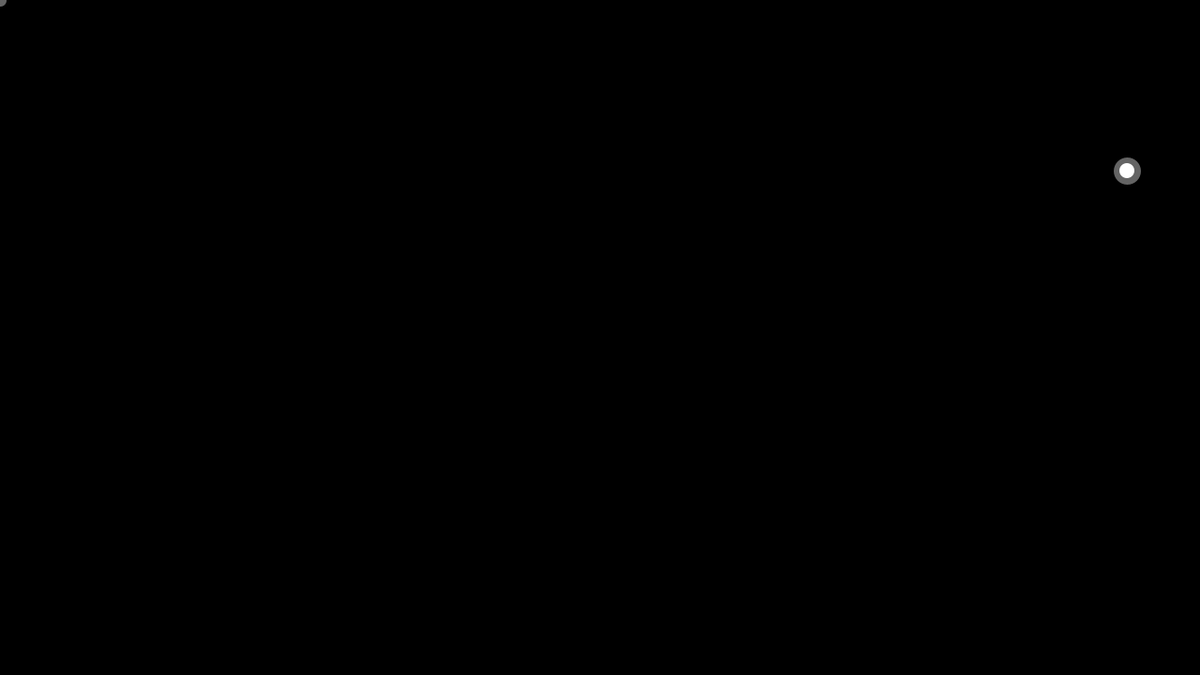
Frame 1 (no input)
Frame 60 (the mouse pressed at the canvas centre just before this capture): identical to frame 1, image omitted
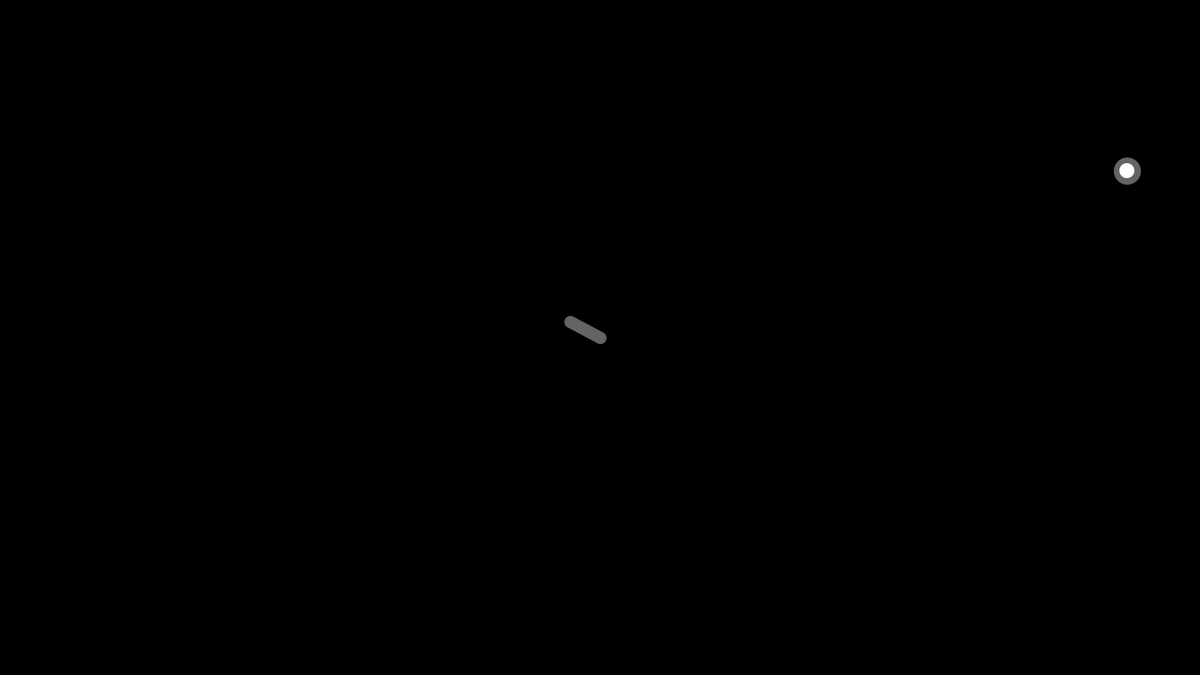
Frame 120 (the mouse held since frame 60 and released just before this capture)

The Processing sketch that drew these frames (run headless with seeded random() and noise(); from frame 60 on, the mouse is pressed at the canvas centre):

// Processing sketch: snake_test
// ── snake_test.pde
float[] x = new float[20];
float[] y = new float[20];
float segLength = 36;
int FoodY = 0;
int FoodX = 0;
int sFood = 10;

void setup() {
  size(1280, 720);
  strokeWeight(13);
  stroke(255, 100);
  sFood = (int) random(10, 20);
  FoodY = (int) random(0, height-sFood);
  FoodX = (int) random(0, width-sFood);
}

void draw() {
  background(0);
  ellipse(FoodX, FoodY, sFood, sFood);
  dragSegment(0, mouseX, mouseY);
  if(dist(mouseX, mouseY, FoodX, FoodY) < sFood){
  for(int i=0; i<x.length-1; i++) {
    dragSegment(i+1, x[i], y[i]);
  }
}
}
void dragSegment(int i, float xin, float yin) {
  float dx = xin - x[i];
  float dy = yin - y[i];
  float angle = atan2(dy, dx);  
  x[i] = xin - cos(angle) * segLength;
  y[i] = yin - sin(angle) * segLength;
  segment(x[i], y[i], angle);
}

void segment(float x, float y, float a) {
  pushMatrix();
  translate(x, y);
  rotate(a);
  line(0, 0, segLength, 0);
  popMatrix();
}
